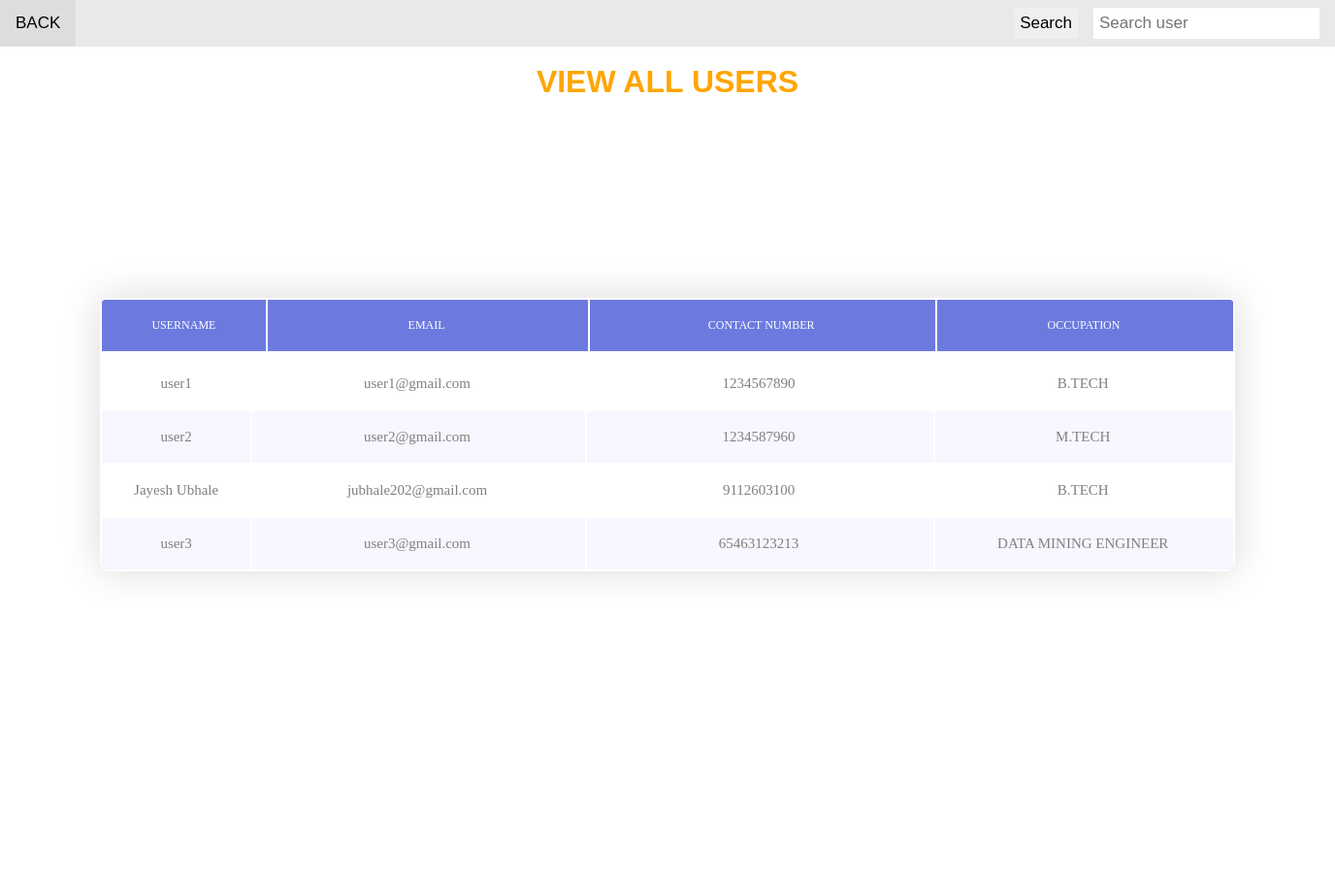
/admin_view_users, run on the app's committed database.
### models.py (models this page shows)
class Users(Base):
    __tablename__ = 'Users'
    id = Column(Integer,primary_key=True,index=True)
    username = Column(String,unique=True)
    email = Column(String)
    password = Column(String)
    phone_number = Column(Integer)
    occupation = Column(String)
    friends = Column(String)

### routers/admin.py (the view)
@router.get('view_users',response_class=HTMLResponse)
def view_user(request:Request,db:Session=Depends(get_db)):
    users_list = db.query(models.Users).all()
    return templates.TemplateResponse('viewUser.html',{'request':request,'users_list':users_list,'bool':True})

### templates/viewUser.html (shortened to what this page needs)
<html>
<head>
<link rel="stylesheet" type="text/css" href="{{ url_for('static',path='/css/util.css') }}">
	<link rel="stylesheet" type="text/css" href="{{ url_for('static',path='/css/main.css') }}">
</head>
<body>
<body >
<form action="admin_search_users" method="get">
<div class="topnav">
  <a style="cursor: pointer;" href="admin_menu">BACK</a>
  <input type="text" placeholder="Search user" name="search_users">
  <input type="submit" value="Search">
</div><br>
<h1>VIEW ALL USERS</h1>
</form>
<div class="limiter">
		<div class="container-table100">
			<div class="wrap-table100" >
				<div class="table100 ver1 m-b-110" >
					<div class="table100-head">
					<table>
							<thead>
								<tr class="row100 head" >
									<th class="cell100 column1" >USERNAME</th>
									<th class="cell100 column2">EMAIL</th>
									<th class="cell100 column3">CONTACT NUMBER</th>
									<th class="cell100 column4">OCCUPATION</th>
								</tr>
							</thead>
						</table>
					</div>
                    <div class="table100-body js-pscroll">
		<table>
			<tbody style="text-align: center; ">
				{% if bool %}
				{% for users in users_list %}
				<tr class="row100 body" >
					<td class="cell100 column1">{{users.username}}</td>
					<td class="cell100 column2">{{users.email}}</td>
					<td class="cell100 column3">{{users.phone_number}}</td>
					<td class="cell100 column4">{{users.occupation}}</td>
				</tr>
				{% endfor %}
				{% endif %}
	</tbody>
		</table>
	</div>
				</div>
					</div>
				</div>
</div>
</body>
</body>
</html>

### static/css/main.css (style rules this page uses)
* { margin: 0px; padding: 0px; box-sizing: border-box; }
body, html { height: 100%; font-family: sans-serif; }
a { margin: 0px; transition: all 0.4s; -webkit-transition: all 0.4s; -o-transition: all 0.4s; -moz-transition: all 0.4s; }
h1,h2,h3,h4,h5,h6 { margin: 0px; }
input { display: block; outline: none; border: none !important; }
.js-pscroll { position: relative; overflow: hidden; }
.limiter { width: 1366px; margin: 0 auto; }
.container-table100 { width: 100%; min-height: 100vh; background: #fff; display: -webkit-box; display: -webkit-flex; display: -moz-box; display: -ms-flexbox; display: flex; align-items: center; justify-content: center; flex-wrap: wrap; padding: 33px 30px; }
.wrap-table100 { width: 1170px; }
.table100 { background-color: #fff; }
table { width: 100%; }
th, td { font-weight: unset; padding-right: 10px; }
.column1 { width: 6%; padding-left: 10px; }
.column2 { width: 13%; padding-left: 7px; }
.column3 { width: 14%; padding-left: 7px; }
.column4 { width: 12%; padding-left: 7px; }
.table100-head th { padding-top: 18px; padding-bottom: 18px; }
.table100-body td { padding-top: 16px; padding-bottom: 16px; }
.table100 { position: relative; padding-top: 60px; }
.table100-head { position: absolute; width: 100%; top: 0; left: 0; }
.table100-body { max-height: 585px; overflow: auto; }
.table100.ver1 th { font-family: Lato-Bold; font-size: 12px; color: #fff; line-height: 1.4; background-color: #6c7ae0; }
.table100.ver1 td { font-family: Lato-Regular; font-size: 15px; color: #808080; line-height: 1.4; }
.table100.ver1 .table100-body tr:nth-child(even) { background-color: #f8f6ff; }
.table100.ver1 { border-radius: 10px; overflow: hidden; box-shadow: 0 0px 40px 0px rgba(0, 0, 0, 0.15); -moz-box-shadow: 0 0px 40px 0px rgba(0, 0, 0, 0.15); -webkit-box-shadow: 0 0px 40px 0px rgba(0, 0, 0, 0.15); -o-box-shadow: 0 0px 40px 0px rgba(0, 0, 0, 0.15); -ms-box-shadow: 0 0px 40px 0px rgba(0, 0, 0, 0.15); }

### templates/viewUser.html (style rules this page uses)
* { box-sizing: border-box; }
body { margin: 0; font-family: Arial, Helvetica, sans-serif; }
.topnav { overflow: hidden; background-color: #e9e9e9; }
.topnav a { float: left; display: block; color: black; text-align: center; padding: 14px 16px; text-decoration: none; font-size: 17px; }
.topnav input[type=text] { float: right; padding: 6px; margin-top: 8px; margin-right: 16px; border: none; font-size: 17px; }
.topnav input[type=submit] { float: right; padding: 6px; margin-top: 8px; margin-right: 16px; border: none; font-size: 17px; }
h1 { text-align:center; color:orange; }

### data on the page
Users: username "user1", email "user1@gmail.com", phone_number "1234567890", occupation "B.TECH"
Users: username "user2", email "user2@gmail.com", phone_number "1234587960", occupation "M.TECH"
Users: username "Jayesh Ubhale", email "jubhale202@gmail.com", phone_number "9112603100", occupation "B.TECH"
Users: username "user3", email "user3@gmail.com", phone_number "65463123213", occupation "DATA MINING ENGINEER"
